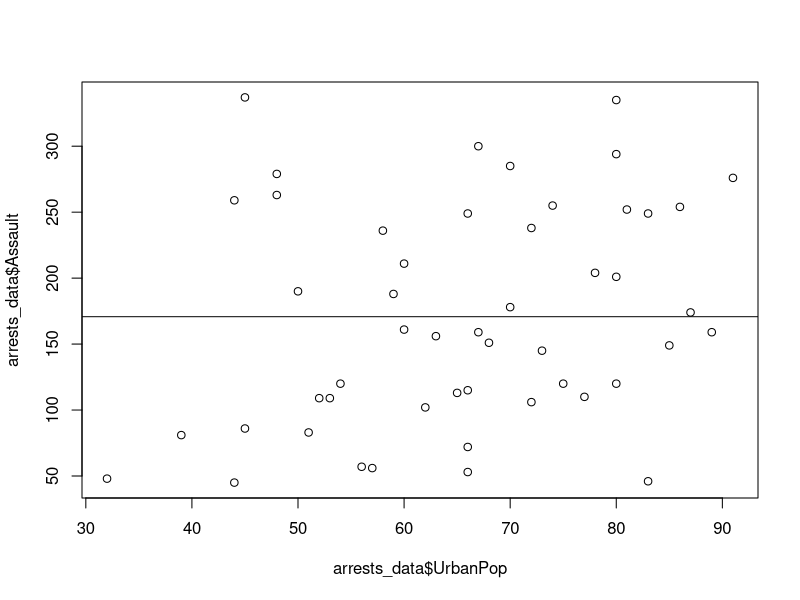
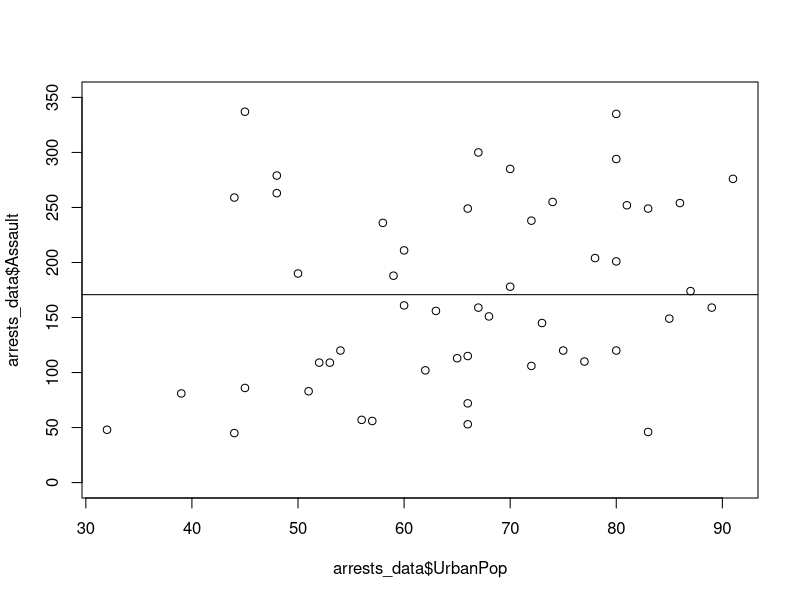

Recreate these plots in R, in order.
## ---- chunk 1
#Create an object named arrests data
#assign with the left assignment operator
#built in R dataset USArrests columns 2 and 3 [2:3]
arrests_data <- USArrests[2:3]
     
## ---- chunk 2

#get the first 6 rows of the data
head(arrests_data)

## ---- chunk 3
#get the mean for both variables and store the means in objects
mean_assault_arrests <- mean(arrests_data$Assault)
mean_urban_population <- mean(arrests_data$UrbanPop)

#print the means to the screen
mean_assault_arrests
mean_urban_population
## ---- chunk 4

#get the medians and store as objects
median_assault_arrests <- median(arrests_data$Assault)
median_urban_population <- median(arrests_data$UrbanPop)

#return the values to the screen
cat('Median Assault Arrests')
median_assault_arrests

cat('Median Urban Population')
median_urban_population

## ---- chunk 5

plot(arrests_data$UrbanPop,arrests_data$Assault)
abline(h = mean_assault_arrests)

## ---- chunk 6

plot(arrests_data$UrbanPop,arrests_data$Assault, ylim = c(0,350))
abline(h = mean_assault_arrests)

## ---- chunk 7

simple_data <- c(5,15) #creating simple data

point1 <- simple_data[1] #The 1st data point  called from simple_data

cat('Point 1') #outputs the text Point 1
point1
point2 <- simple_data[2] #2nd data point
cat('Point 2') #Outputs the text "Point 2"
point2 #outputs the content of object named point2
cat(sep = "\n") #Outputs the separator (sep = ) line break or enter (\n)
simple_mean <- mean(simple_data) #the mean
cat('The mean') #Outputs the text "The mean"
simple_mean #outputs the contents of object simple_mean

## ---- chunk 8

simple_data <- c(5,15)

#The two data points called from simple_data
point1 <- simple_data[1]
#outputs the text Point 1
cat('Point 1')
point1
point2 <- simple_data[2]

#Outputs the text Point 2
cat('Point 2')
point2

#Outputs the separator (sep = ) line break or enter (\n)
cat(sep = "\n")

#the mean
simple_mean <- mean(simple_data)

#Outputs the text The mean
cat('The mean')
simple_mean 

## ---- chunk 9

point1_dist <- simple_data[1] - simple_mean #math using objects to create new object

cat('Distance 1')
point1_dist

point2_dist <- simple_data[2] - simple_mean

cat('Distance 2')
point2_dist

## ---- chunk 10

point1_dist <- simple_data[1] - simple_mean 

cat('Distance 1')
point1_dist

point2_dist <- simple_data[2] - simple_mean

cat('Distance 2')
point2_dist

## ---- chunk 11
total_variation <- point1_dist + point2_dist #math problem on two objects to create third object

cat('The variation is:')
total_variation
## ---- chunk 12

squared_1 <- point1_dist^2 #create new object by squaring the distance for point 1
squared_1

squared_2 <- point2_dist^2 #create new object squared point 2
squared_2

## ---- chunk 13

total_squared_variation <- squared_1 + squared_2 #math operation

cat('Total squared variation is:')
total_squared_variation

## ---- chunk 14
simple_variance <- (squared_1 + squared_2)/2 #math operation

cat('The variance:')
simple_variance

#This is the population variance
#R actually computes the sample variance
#To convert the two we can multiply times (n-1)/n
#In this case, n = 2

simple_variance_check <- var(simple_data) * (2-1)/2
cat('Checking with R')
simple_variance_check
## ---- chunk 15
simple_variance <- (squared_1 + squared_2)/2 #math operation

cat('The variance:')
simple_variance

#This is the population variance
#R actually computes the sample variance
#To convert the two we can multiply times (n-1)/n
#In this case, n = 2

simple_variance_check <- var(simple_data) * (2-1)/2
cat('Checking with R')
simple_variance_check
## ---- chunk 16

simple_standard_deviation <- sqrt(simple_variance) #take the square root

cat('Standard deviation is:') #print to screen
simple_standard_deviation #print to screen

simple_sd_check <- sqrt(simple_variance_check) #take the square root
cat('Checking with R:')
simple_sd_check

## ---- chunk 17

simple_standard_deviation <- sqrt(simple_variance)

cat('Standard deviation is:')
simple_standard_deviation

simple_sd_check <- sqrt(simple_variance_check)
cat('Checking with R:')
simple_sd_check
